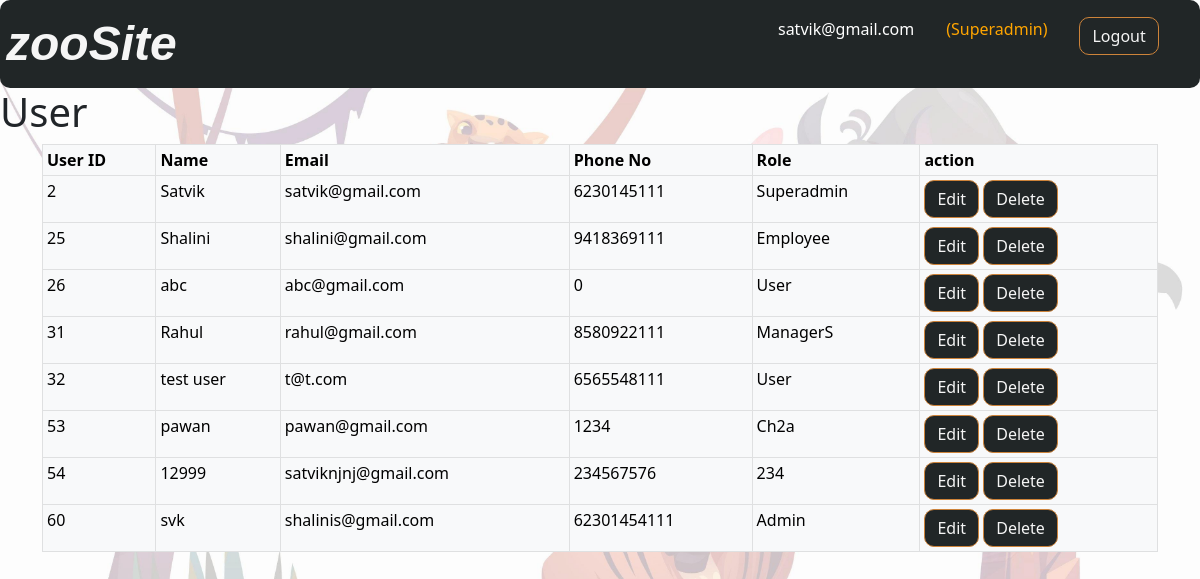
Page /Users/user.php (signed in) on the committed database.
### tables this page shows
CREATE TABLE `user` (
  `user_id` int(11) NOT NULL,
  `uname` varchar(20) DEFAULT NULL,
  `email` varchar(20) DEFAULT NULL,
  `phn_no` varchar(50) NOT NULL,
  `role` varchar(10) DEFAULT NULL,
  `pass` varchar(20) DEFAULT NULL,
  `activity` int(11) NOT NULL DEFAULT 1
);

### Users/user.php (the view, shortened to what this page needs)
<?php
include "../Database/db_con2.php";
include "../header_log.php";
$sql = " SELECT * FROM user where activity=1";
$result = $mysqli->query($sql);
?>
<!DOCTYPE html>
    <head>
        <link href="https://cdn.jsdelivr.net/npm/bootstrap@5.0.2/dist/css/bootstrap.min.css" rel="stylesheet">
        <link rel="stylesheet" href="../CSS/stylesheet.css">
    </head>
    <body background="images/bg.jpeg">
    <h1>User</h1>
       <div class="container">
        <table class="table table-bordered table-light table-sm">
            <tr><th>User ID</th>
                <th>Name</th>
                <th>Email</th>
                <th>Phone No</th>
                <th>Role</th>
                <th>action</th>
            </tr>
            <?php
                while($rows=$result->fetch_assoc())
                {
            ?>
            <tr id="row<?= $rows['user_id'] ?>">
                <td><?php echo $rows['user_id'];?></td>
                <td><?php echo $rows['uname'];?></td>
                <td><?php echo $rows['email'];?></td>
                <td><?php echo $rows['phn_no'];?></td>
                <td><?php echo $rows['role'];?></td>
                <td>
                    <button onclick="updateData(this.id)" id="update<?= $rows['user_id'] ?>" class="btn btn-outline-warning">Edit</button>
                     <a href="user.php?user_id=<?php echo $rows['user_id'];?>" class="btn btn-outline-warning">Delete</a></td>
            </tr>
            <?php
                }
            ?>
        </table>
            </div>
    </body>
</html>

### CSS/stylesheet.css (style rules this page uses)
* { margin:0; padding:0; box-sizing: border-box; }
body { background:url("../images/bg.jpeg"); background-repeat: no-repeat; background-size: cover; background-attachment: fixed; }
.btn { color: whitesmoke; background-color: #212627; border-radius: 10px; border-color: #CD833A; }

### rows in the picture
user: user_id "2", uname "Satvik", email "satvik@gmail.com", phn_no "6230145111", role "Superadmin"
user: user_id "25", uname "Shalini", email "shalini@gmail.com", phn_no "9418369111", role "Employee"
user: user_id "26", uname "abc", email "abc@gmail.com", phn_no "0", role "User"
user: user_id "31", uname "Rahul", email "rahul@gmail.com", phn_no "8580922111", role "ManagerS"
user: user_id "32", uname "test user", email "t@t.com", phn_no "6565548111", role "User"
user: user_id "53", uname "pawan", email "pawan@gmail.com", phn_no "1234", role "Ch2a"
user: user_id "54", uname "12999", email "satviknjnj@gmail.com", phn_no "234567576", role "234"
user: user_id "60", uname "svk", email "shalinis@gmail.com", phn_no "62301454111", role "Admin"

### other values in the picture
$user "satvik@gmail.com"
$role "Superadmin"
